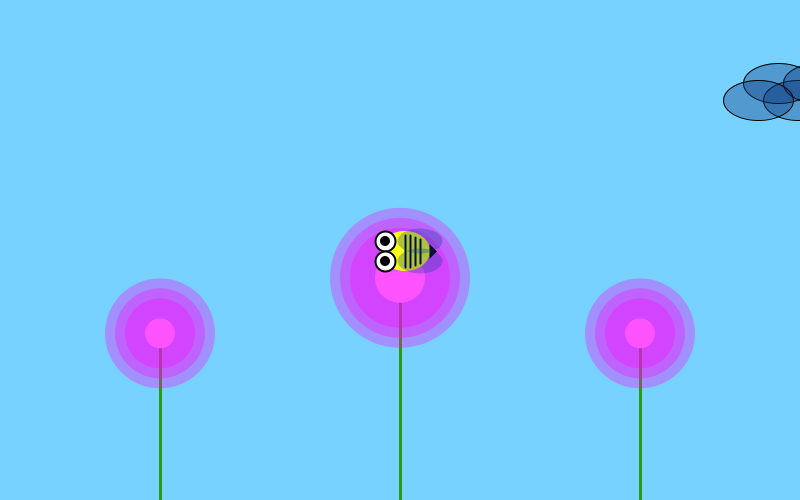
Frame 1 (no input)
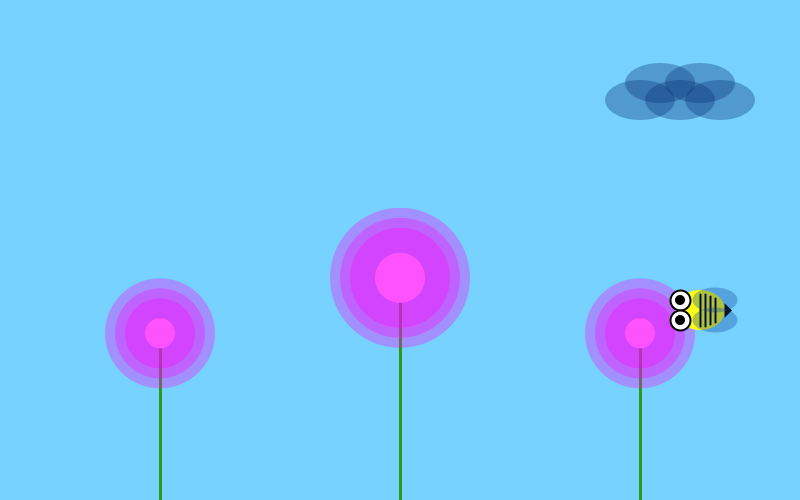
Frame 60 (the mouse pressed at the canvas centre just before this capture)
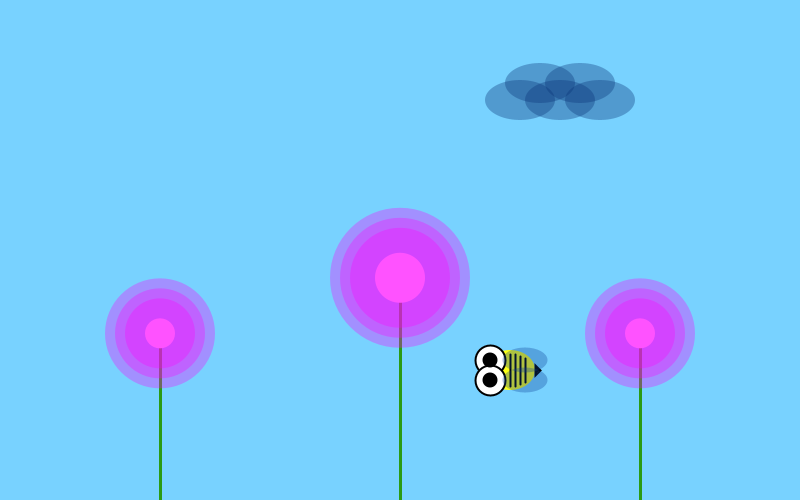
Frame 120 (the mouse held since frame 60 and released just before this capture)

The Processing sketch that drew these frames (run headless with seeded random() and noise(); from frame 60 on, the mouse is pressed at the canvas centre):

// Processing sketch: processing_97036
// ── processing_97036.pde

//Berta Aracil López - Informàtica P2_b - Grup 02 GEDI


//declaració de variables
int movX;
int posX,posY,velX,velY;
int sz1,sz2;
int u1,u2;
boolean mides,mides2;

//configuració de la pàgina
void setup()
{
  size(800,500);
  movX=width;
  posX=width/2;
  posY=height/2;
  velX=int(random(2,7));
  velY=int(random(1,2));
  sz1=50;sz2=40;
  u1=20;u2=10;
}


//funcions del dibuix
void draw()
{
  background(120,210,255); //color de fons
  
  //núvol
  fill(9,50,120,90);
  movX=movX-2; //equació de moviment del núvol (el núvol tornarà a aperèixer un cop hagi sortit de la pàgina)
  if(movX+40<0){
  movX=width;
  }
  
  ellipse(movX,height/5,70,40);
  ellipse(movX+20,height/6,70,40);
  ellipse(movX-20,height/6,70,40);
  ellipse(movX-40,height/5,70,40);
  ellipse(movX+40,height/5,70,40);
  
  
  //tiges
  stroke(43,155,20);strokeWeight(3);
  line(width/5,height/1.5,width/5,height);
  line(width*4/5,height/1.5,width*4/5,height);
  line(width/2,height/1.8,width/2,height);
  
  
  //flors
  noStroke();
  fill(150+posY,20+posX,15+posY); //el color de les flors variarà segons la posició (posX i posY)
  
  ellipse(width/5,height/1.5,30,30);
  ellipse(width/2,height/1.8,50,50);
  ellipse(width*4/5,height/1.5,30,30);
  
  //pètals
  fill(150+posY,20-posX,15+posY,80); //color dels pètals en transperent (quarta variable)
  ellipse(width/5,height/1.5,70,70);
  ellipse(width/2,height/1.8,100,100);
  ellipse(width*4/5,height/1.5,70,70);
  
  ellipse(width/5,height/1.5,90,90);
  ellipse(width/2,height/1.8,120,120);
  ellipse(width*4/5,height/1.5,90,90);
  
  ellipse(width/5,height/1.5,110,110);
  ellipse(width/2,height/1.8,140,140);
  ellipse(width*4/5,height/1.5,110,110);
  
  //moviment de l'abella
  posX=posX+velX;
  posY=posY+velY;
    //comprovem la posició de la X perquè no surti de la pàgina
    if((posX<=sz1)||(posX>width-sz1)){
    velX=-velX;
  }
    //comprovem posició de la Y perquè no surti de la pàgina
    if((posY<=sz2)||(posY>height-sz2)){
    velY=-velY;
  }
  //dibuix de l'abella
  noStroke();fill(250,255,25);
  ellipse(posX,posY,sz1,sz2);
  
    //ulls
    stroke(0);strokeWeight(2); fill(255);
    ellipse(posX-20,posY-10,u1,u1); ellipse(posX-20,posY+10,u1,u1);
    noStroke(); fill(0);
    ellipse(posX-20,posY-10,u2,u2); ellipse(posX-20,posY+10,u2,u2);
    
    //cos
    stroke(0);
    line(posX,posY+16,posX,posY-16);
    line(posX+5,posY+16,posX+5,posY-16);
    line(posX+10,posY+14,posX+10,posY-14);
    line(posX+15,posY+12,posX+15,posY-12);
    triangle(posX+25,posY+5,posX+25,posY-5,posX+30,posY);
    
    //ales
    fill(10,60,150,80); noStroke();
    ellipse(posX+15,posY+10,45,25);ellipse(posX+15,posY-10,45,25);
}

//Acció quan es cliqui el ratolí: els ulls de l'abella augmentaran. Un cop es torni a clicar, els ulls recuperaran el tamany original.
void mousePressed(){
  mides=mides==false;
  if(mides){
    u1=u1+10;
    fill(255,130,10);ellipse(posX,posY,30,30);
  }
  else{
    u1=u1-10;
  }
  mides2=mides2==false;
  if(mides2){
    u2=u2+5;
  }
  else{
    u2=u2-5;
  }
}
